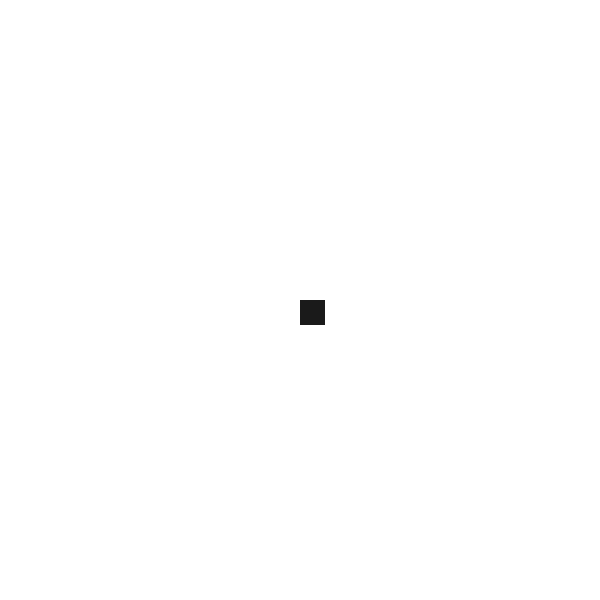
Frame 1 (no input)
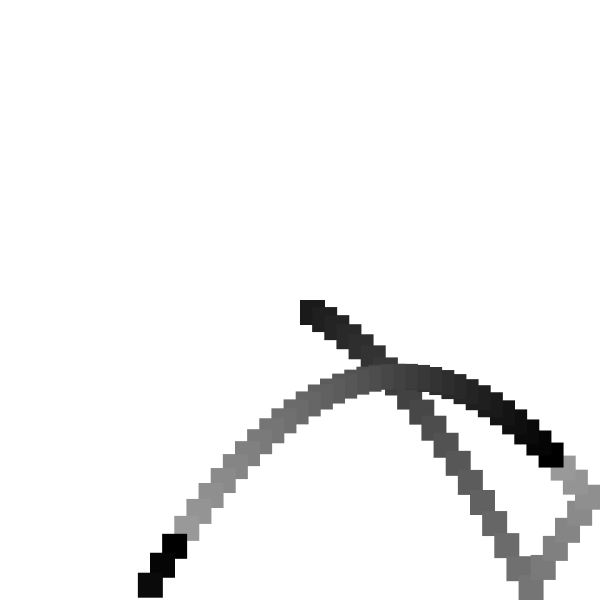
Frame 60 (no input)
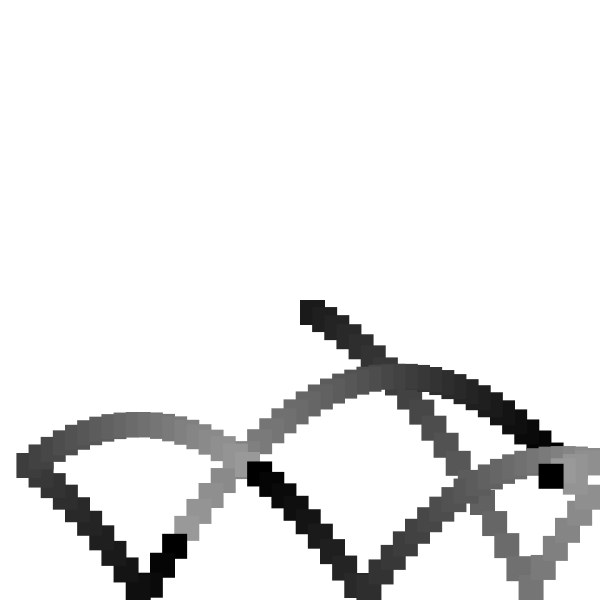
Frame 120 (the mouse pressed at the canvas centre since frame 60)

The p5.js sketch that drew these frames (run headless with seeded random() and noise() and a simulated clock; from frame 60 on, the mouse is pressed at the canvas centre):

// p5.js sketch
// ── sketch.js
let speedx = 10
let speedy = 10
let gravity = 1
let x = 300
let y = 300
let dark = 10
const canvasSize = 600
const ballSize = 25

function setup() {
  createCanvas(canvasSize, canvasSize);
  colorMode(HSB)
  speedx = random(5, 15)
  speedy = random(5, 15)
}

function draw() {
  fill(dark)
  dark = dark+2
   if (dark > 60) {
      dark = 0
    }
  noStroke()  // Remove stroke from the ball
  rect(x, y, ballSize, ballSize)
  
  x += speedx
  y += speedy
  speedy += gravity  // Add this line to apply gravity to vertical speed
  
    if (x > canvasSize-ballSize || x < ballSize) {
      speedx = -speedx
    }
     if (y > canvasSize-ballSize || y < ballSize) {
      speedy = -speedy * 0.8  // Added dampening factor
    }
    if (y < ballSize) {
        gravity = 1  // Keep gravity constant instead of increasing it
    } else {
        gravity = 1
        if (y > 600 - ballSize) {
            y = 600 - ballSize
            
        };
         if (x > 600 - ballSize) {
            x = 600 - ballSize
            
        };
         if (x < 0 - ballSize) {
            x = 0 - ballSize
            
        };
        
    }
}

function keyPressed() {
  if (key === ' ') {  // Check if spacebar is pressed
    speedy = -20;     // Large negative value to make the ball jump up
  }
}
